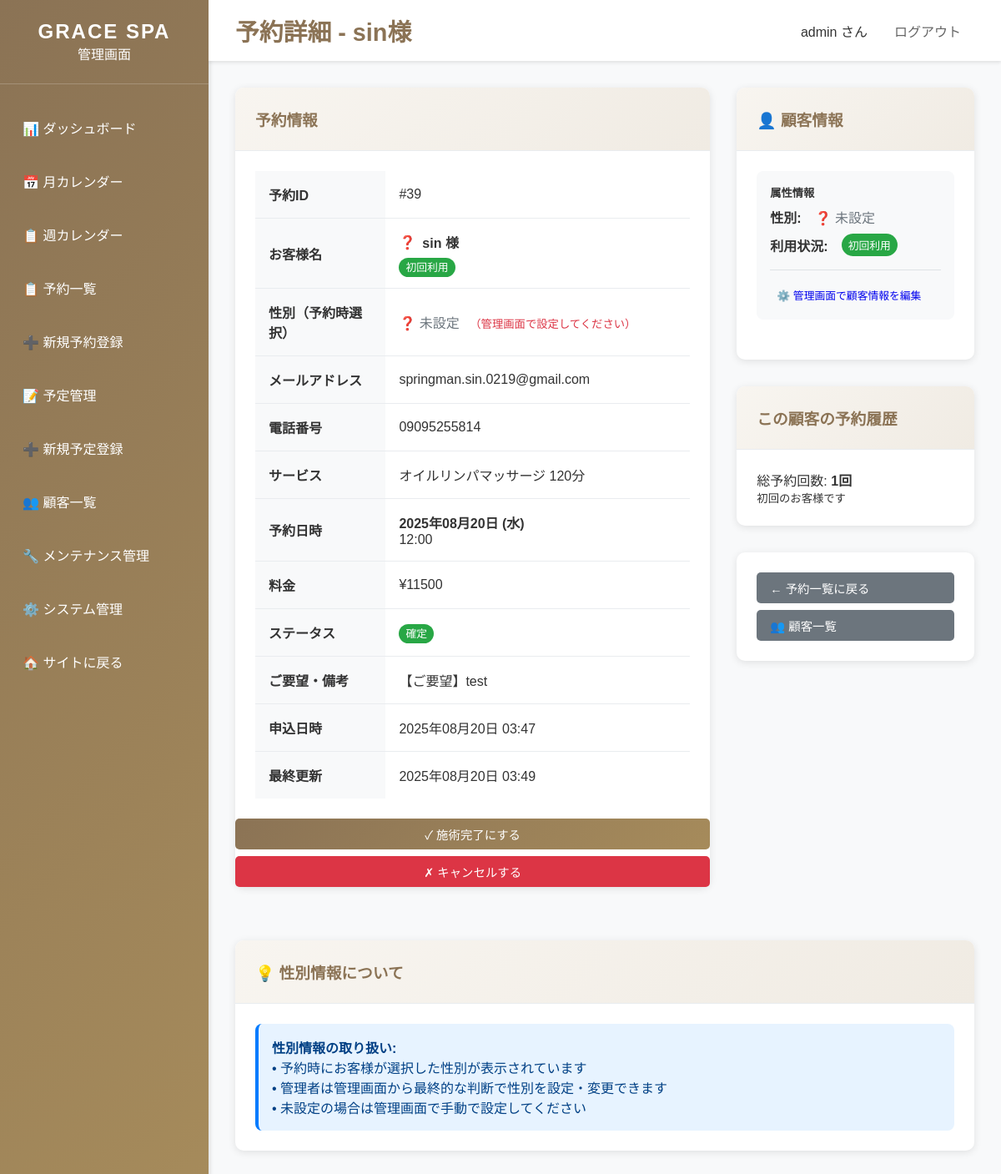
The app's page /dashboard/booking/39/ (signed in), older data.
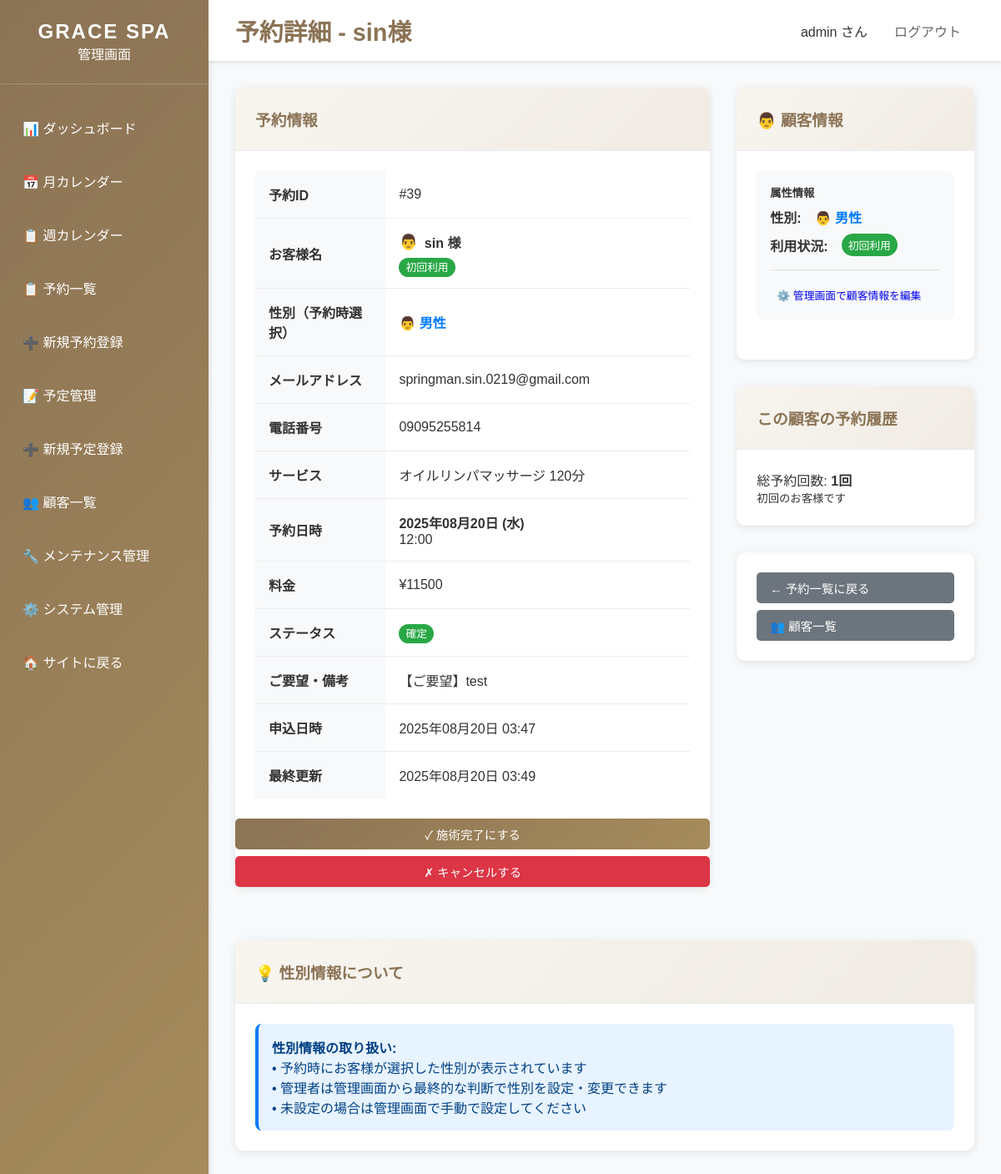
The same page, newer data.
### dashboard/views.py (the view, shortened to what this page needs)
# urls.py: path('dashboard/booking/<int:booking_id>/', views.booking_detail, name='booking_detail'),
@staff_member_required
def booking_detail(request, booking_id):
    booking = get_object_or_404(Booking, id=booking_id)
    context = {
        'title': f'予約詳細 - {booking.customer.name}様',
        'booking': booking,
    }
    return render(request, 'dashboard/booking_detail.html', context)

### templates/dashboard/booking_detail.html (shortened to what the changed rows need)
{% extends 'dashboard/base_dashboard.html' %}
{% block page_title %}予約詳細 - {{ booking.customer.name }}様{% endblock %}
{% block content %}
<div style="display: grid; grid-template-columns: 2fr 1fr; gap: 2rem;">
    <div class="card">
        <div class="card-body">
            <table style="width: 100%; border-collapse: collapse;">
                <tr style="border-bottom: 1px solid #e9ecef;">
                    <td style="padding: 1rem;">
                        <div style="display: flex; align-items: center; gap: 0.5rem;">
                            {% if booking.customer.gender == 'male' %}
                            <span style="font-size: 18px; color: #007bff;" title="男性">👨</span>
                            {% elif booking.customer.gender == 'female' %}
                            <span style="font-size: 18px; color: #e91e63;" title="女性">👩</span>
                            {% else %}
                            <span style="font-size: 16px; color: #6c757d;" title="性別未設定">❓</span>
                            {% endif %}
                            <strong>{{ booking.customer.name }} 様</strong>
                        </div>
                    </td>
                </tr>
                <tr style="border-bottom: 1px solid #e9ecef;">
                    <td style="padding: 1rem;">
                        {% if booking.customer.gender == 'male' %}
                        <span style="color: #007bff; font-weight: bold;">👨 男性</span>
                        {% elif booking.customer.gender == 'female' %}
                        <span style="color: #e91e63; font-weight: bold;">👩 女性</span>
                        {% else %}
                        <span style="color: #6c757d;">❓ 未設定</span>
                        <small style="color: #dc3545; margin-left: 0.5rem;">（管理画面で設定してください）</small>
                        {% endif %}
                    </td>
                </tr>
            </table>
        </div>
    </div>
    <div>
        <div class="card">
            <div class="card-header">
                <h3>
                    {% if booking.customer.gender == 'male' %}
                    👨
                    {% elif booking.customer.gender == 'female' %}
                    👩
                    {% else %}
                    👤
                    {% endif %}
                    顧客情報
                </h3>
            </div>
            <div class="card-body">
                <div style="margin-bottom: 1.5rem; padding: 1rem; background: #f8f9fa; border-radius: 8px;">
                    <div style="display: flex; gap: 1rem; align-items: center; margin-bottom: 0.5rem;">
                        <span><strong>性別:</strong></span>
                        {% if booking.customer.gender == 'male' %}
                        <span style="color: #007bff; font-weight: bold;">👨 男性</span>
                        {% elif booking.customer.gender == 'female' %}
                        <span style="color: #e91e63; font-weight: bold;">👩 女性</span>
                        {% else %}
                        <span style="color: #6c757d;">❓ 未設定</span>
                        {% endif %}
                    </div>
                </div>
            </div>
        </div>
    </div>
</div>
{% endblock %}

Row changes from the older to the newer data that the page shows:
changed Customer: gender empty → "male" (drawn)
Text that changed along with them:
text no longer shown: "❓ ❓ 未設定 （管理画面で設定してください） 👤 ❓ 未設定"
text now shown: "👨 👨 男性 👨 👨 男性"
